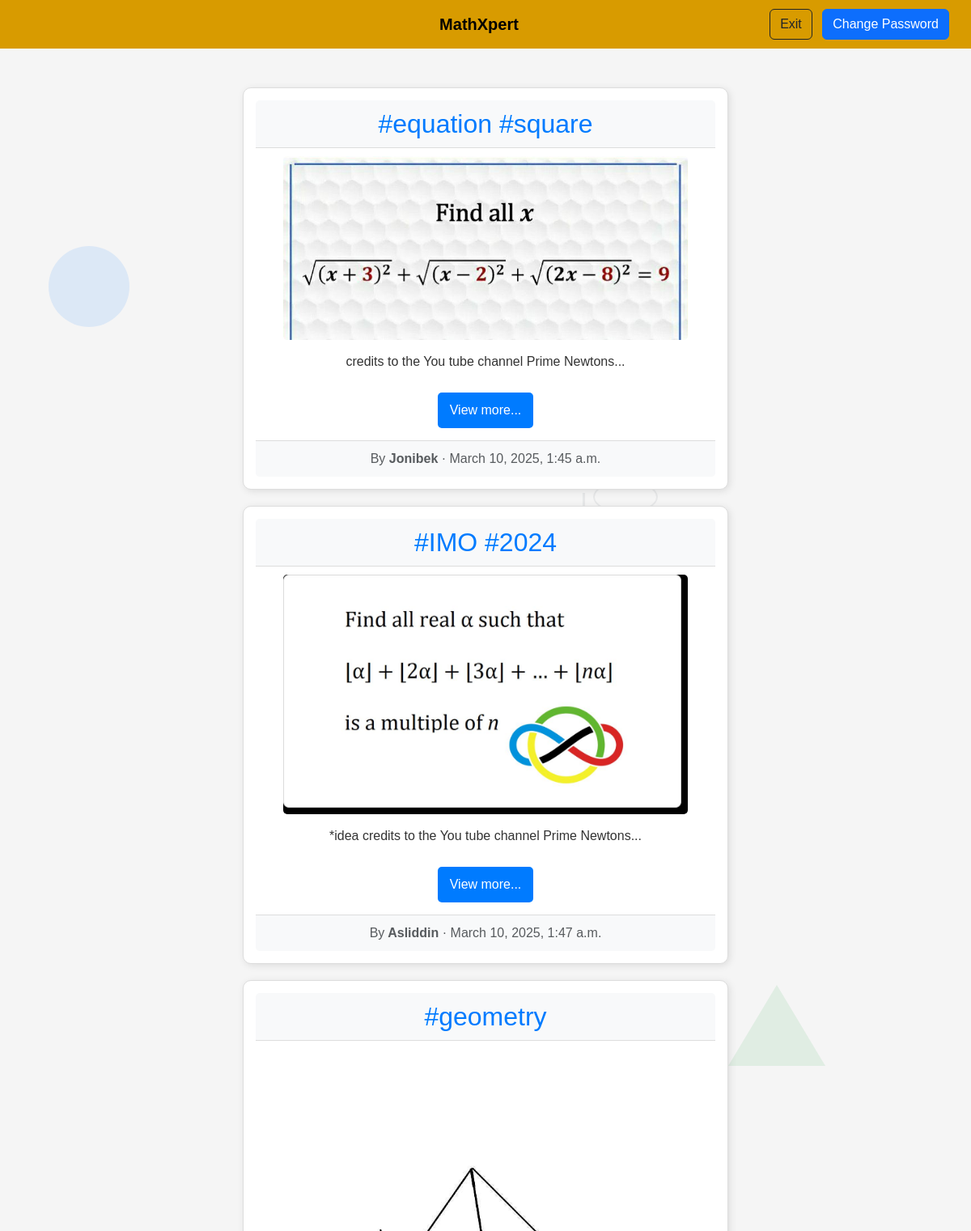
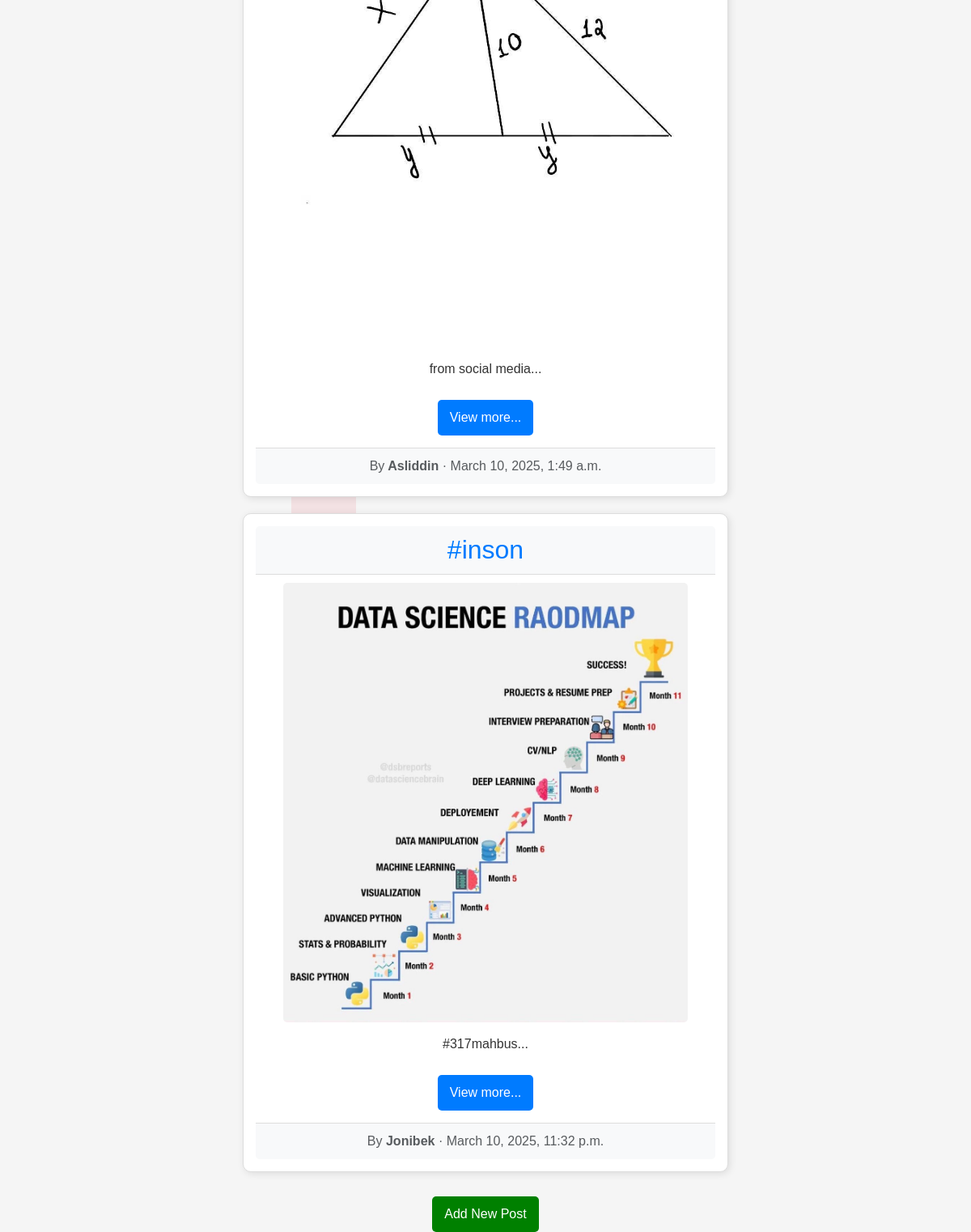
/articles/ (signed in), run on the app's committed database (2 pictures, top to bottom).
### articles/models.py (models this page shows, shortened)
class Article(models.Model):
    title=models.CharField(max_length=255)
    summary=models.CharField(max_length=200,blank=True)
    body=RichTextField(blank=True,null=True)
    photo=models.ImageField(upload_to='images/',blank=True)
    date=models.DateTimeField(auto_now_add=True)
    author=models.ForeignKey(
        get_user_model(),
        on_delete=models.CASCADE,
    )

### accounts/models.py (models this page shows)
class CustomUser(AbstractUser):
    age=models.PositiveIntegerField(null=True,blank=True)

### articles/views.py (the view)
# urls.py: path('',ArticleListView.as_view(),name='article_list'),
class ArticleListView(LoginRequiredMixin,ListView):
    model=Article
    template_name='article_list.html'

### templates/article_list.html (shortened to what this page needs)
{%extends 'base.html'%}
{%block content%}
{% for article in object_list %}
    <div class="card" style="border: 1px solid #ddd; border-radius: 10px; padding: 15px; margin-bottom: 20px;
                box-shadow: 2px 2px 10px rgba(0,0,0,0.1); max-width: 600px; margin-left: auto; margin-right: auto;">
        <div class="card-header" style="background-color: #f8f9fa; padding: 10px; border-bottom: 1px solid #ddd;">
            <span class="font-weight-bold">
                <a href="{% url 'article_detail' article.pk %}" style="text-decoration: none; color: #007bff;">
                    <h2 style="margin: 0; text-align: center;">{{ article.title }}</h2>
                </a>
            </span>
        </div>
        {% if article.photo %}
            <div style="display: flex; justify-content: center; align-items: center;">
                <img class="card-img-top" src="{{ article.photo.url }}" alt="{{ article.title }}"
                     style="width: 100%; max-width: 500px; height: auto; border-radius: 5px; margin-top: 10px;">
            </div>
        {% endif %}
        <div class="card-body" style="padding: 15px; text-align: center;">
            <p style="font-size: 16px; color: #333;">{{ article.summary }}...</p>
            <a href="{% url 'article_detail' article.pk %}"
               style="display: inline-block; background-color: #007bff; color: white; text-decoration: none;
               padding: 10px 15px; border-radius: 5px; font-size: 16px; margin-top: 10px;">
                View more...
            </a>
        </div>
        <div class="card-footer text-left text-muted" style="background-color: #f8f9fa; padding: 10px; border-top: 1px solid #ddd;">
            <span class="text-muted"> By<strong> {{ article.author | title }}</strong> · {{ article.date }}</span>
        </div>
    </div>
{% endfor %}
<div style="text-align: center; margin-top: 30px;">
    <a href="{% url 'article_new' %}"
       style="display: inline-block; background-color: green; color: white; text-decoration: none;
       padding: 10px 15px; border-radius: 5px; font-size: 16px;">
        Add New Post
    </a>
</div>
{%endblock content%}

### templates/base.html (shortened to what this page needs)
<!DOCTYPE html>
<html lang="en">
<head>
    <link rel="stylesheet" href="https://cdn.jsdelivr.net/npm/bootstrap@5.3.3/dist/css/bootstrap.min.css">
</head>
<body>
    <nav class="navbar d-flex justify-content-between align-items-center" style="background-color: #d89b00; height: 60px; padding: 0 15px;">
        <div class="container-fluid d-flex justify-content-between align-items-center">
            <div class="position-absolute start-50 translate-middle-x">
                <a class="navbar-brand fw-bold" href="#">MathXpert</a>
            </div>
            {%if user.is_authenticated%}
            <div class="ms-auto">
                <form method="POST" action="{% url 'logout' %}" style="display: inline;">
                    <button type="submit" class="btn btn-outline-dark me-2">Exit</button>
                </form>
                <a href="{% url 'password_change' %}" class="btn btn-primary">Change Password</a>
            </div>
        </nav>
    {%endif%}
    <div class="shape circle"></div>
    <div class="shape triangle"></div>
    <div class="container text-center mt-5">
        {% block content %}
        {% endblock content %}
    </div>
</body>
</html>

### templates/base.html (style rules this page uses)
body { background-color: #f5f5f5; font-family: 'Arial', sans-serif; position: relative; overflow-x: hidden; }
.navbar { background-color: #d89e00; }
.navbar-brand { font-weight: bold; color: black; }
.shape { position: absolute; opacity: 0.1; }
.circle { width: 100px; height: 100px; border-radius: 50%; background: #007bff; top: 10%; left: 5%; }
.triangle { width: 0; height: 0; border-left: 60px solid transparent; border-right: 60px solid transparent; border-bottom: 100px solid #28a745; top: 40%; left: 75%; }

### data on the page
Article: title "#equation #square", photo (picture), summary "credits to the You tube channel Prime Newtons", author "Jonibek", date "March 10, 2025, 1:45 a.m."
Article: title "#IMO #2024", photo (picture), summary "*idea credits to the You tube channel Prime Newtons", author "Asliddin", date "March 10, 2025, 1:47 a.m."
Article: title "#geometry", photo (picture), summary "from social media", author "Asliddin", date "March 10, 2025, 1:49 a.m."
Article: title "#inson", photo (picture), summary "#317mahbus", author "Jonibek", date "March 10, 2025, 11:32 p.m."
